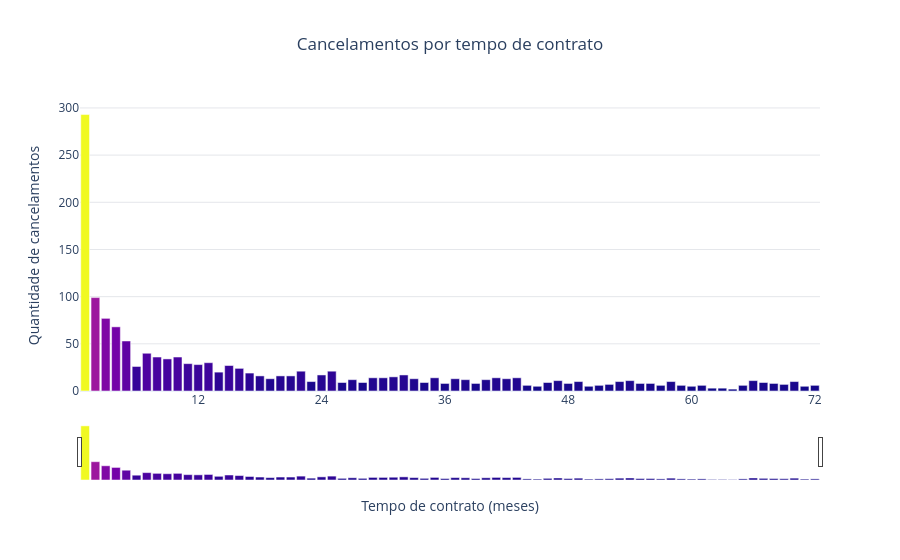

Write notebook code for a chart like this one.
### Code cell
import plotly.express as px

cancelados = df_gold[
    df_gold["Cancelamento"]
    .astype("string")
    .str.strip()
    .str.casefold()
    .isin(["sim", "yes", "true", "1"])
]

cancelamentos_por_mes = (
    cancelados
    .dropna(subset=["DuracaoContrato"])
    .groupby("DuracaoContrato")
    .size()
    .reset_index(name="Cancelamentos")
    .sort_values("DuracaoContrato")
)

fig = px.bar(
    cancelamentos_por_mes,
    x="DuracaoContrato",
    y="Cancelamentos",
    color="Cancelamentos",
    color_continuous_scale="Plasma",
    title="Cancelamentos por tempo de contrato",
    labels={
        "DuracaoContrato": "Tempo de contrato (meses)",
        "Cancelamentos": "Quantidade de cancelamentos",
    },
    template="plotly_white",
)

fig.update_traces(
    hovertemplate=(
        "Tempo de contrato: %{x} meses<br>"
        "Cancelamentos: %{y}<extra></extra>"
    )
)

fig.update_layout(
    title_x=0.5,
    coloraxis_showscale=False,
    bargap=0.15,
    hovermode="x",
)

fig.update_xaxes(
    dtick=12,
    rangeslider_visible=True,
    showgrid=False,
)

fig.update_yaxes(
    rangemode="tozero",
    gridcolor="#E5E7EB",
)

fig.show()

### Figure 1 — Plotly figure (JSON) as saved in the notebook; plotly's stock layout.template omitted (floating-point values rounded to 4 significant figures)
{"data": [{"hovertemplate": "Tempo de contrato: %{x} meses<br>Cancelamentos: %{y}<extra></extra>", "legendgroup": "", "marker": {"color": [293, 99, 77, 68, 53, 26, 40, 36, 34, 36, 29, 28, 30, 20, 27, 24, 19, 16, 13, 16, 16, 21, 10, 17, 21, 9, 12, 9, 14, 14, 15, 17, 13, 9, 14, 8, 13, 12, 8, 12, 14, 13, 14, 6, 5, 9, 11, 8, 10, 5, 6, 7, 10, 11, 8, 8, 6, 10, 6, 5, 6, 3, 3, 2, 6, 11, 9, 8, 7, 10, 5, 6], "coloraxis": "coloraxis", "pattern": {"shape": ""}}, "name": "", "orientation": "v", "showlegend": false, "textposition": "auto", "type": "bar", "x": [1, 2, 3, 4, 5, 6, 7, 8, 9, 10, 11, 12, 13, 14, 15, 16, 17, 18, 19, 20, 21, 22, 23, 24, 25, 26, 27, 28, 29, 30, 31, 32, 33, 34, 35, 36, 37, 38, 39, 40, 41, 42, 43, 44, 45, 46, 47, 48, 49, 50, 51, 52, 53, 54, 55, 56, 57, 58, 59, 60, 61, 62, 63, 64, 65, 66, 67, 68, 69, 70, 71, 72], "xaxis": "x", "y": [293, 99, 77, 68, 53, 26, 40, 36, 34, 36, 29, 28, 30, 20, 27, 24, 19, 16, 13, 16, 16, 21, 10, 17, 21, 9, 12, 9, 14, 14, 15, 17, 13, 9, 14, 8, 13, 12, 8, 12, 14, 13, 14, 6, 5, 9, 11, 8, 10, 5, 6, 7, 10, 11, 8, 8, 6, 10, 6, 5, 6, 3, 3, 2, 6, 11, 9, 8, 7, 10, 5, 6], "yaxis": "y"}], "layout": {"bargap": 0.15, "barmode": "relative", "coloraxis": {"autocolorscale": false, "colorbar": {"title": {"text": "Quantidade de cancelamentos"}}, "colorscale": [[0, "#0d0887"], [0.1111, "#46039f"], [0.2222, "#7201a8"], [0.3333, "#9c179e"], [0.4444, "#bd3786"], [0.5556, "#d8576b"], [0.6667, "#ed7953"], [0.7778, "#fb9f3a"], [0.8889, "#fdca26"], [1, "#f0f921"]], "showscale": false}, "hovermode": "x", "legend": {"tracegroupgap": 0}, "title": {"text": "Cancelamentos por tempo de contrato", "x": 0.5}, "xaxis": {"anchor": "y", "domain": [0, 1], "dtick": 12, "rangeslider": {"visible": true}, "showgrid": false, "title": {"text": "Tempo de contrato (meses)"}}, "yaxis": {"anchor": "x", "domain": [0, 1], "gridcolor": "#E5E7EB", "rangemode": "tozero", "title": {"text": "Quantidade de cancelamentos"}}}}
